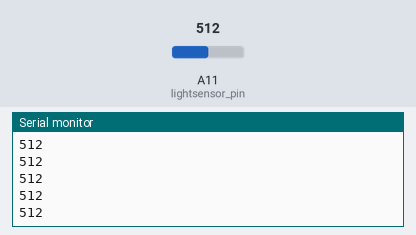
Simulated run of this sketch. Board: Arduino Mega 2560, built with avr-gcc and run on an emulated ATmega2560. Shown: the last lines printed to the serial monitor. The inputs (shaded band) are chosen by the test bench; at power-on: A11 (lightsensor_pin) = 512.

Above: at 1.2 s.
1.3 s: A11 (lightsensor_pin) set to 716
At 2.2 s:
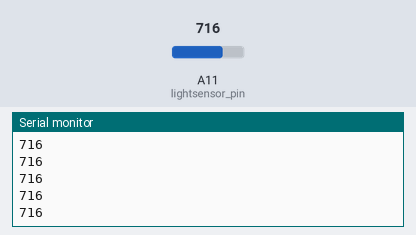
2.8 s: A11 (lightsensor_pin) set to 900
At 3.3 s:
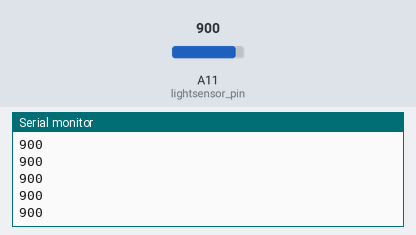
Timing chart, 0 to 5.8 s (numbered marks = the images above; inputs shaded):
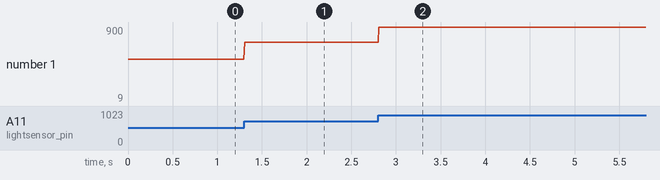

The sketch:

TEMT600_light_sensor_test.ino
```cpp
/*
  BRC MEGA 2560 shield TEMT600 light sensor serial
  Byala Robots Club
  author: A.Anchev
*/

#define lightsensor_pin A11

// =============== SETUP =============
void setup() {
  Serial.begin(9600);
}

// ============== LOOP ==============
void loop() {
  int sensorValue = analogRead(lightsensor_pin);
  Serial.println(sensorValue);
  delay(7);
}
```

Measured:
- after the input at 1.3 s, the serial monitor: prints a new line at once (image 1)
- after the input at 2.8 s, the serial monitor: prints a new line at once (image 2)
- plotted number 1: 512 → 716 after the input at 1.3 s, 716 → 9 after the input at 2.8 s
